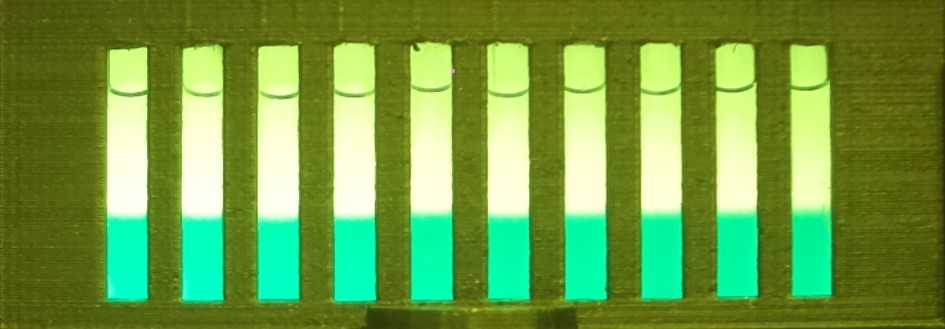
%> input picture gelb_adjust.jpg, 945 x 329 px
$ octave houghAlgo2.m   (GNU Octave 9; MATLAB toolbox functions it lacks are replaced by stand-ins)
%> lines starting %> are read from the running program, lines starting %| are printed output that depends on the picture; in (x1, y1, x2, y2) boxes, pixels count from 0 and x2, y2 are one past the last pixel; in counts of white or black regions, pixels touching at a corner belong together; the program's own positions count from 1
% read an image file
filename = "gelb_adjust.jpg";
    I  = imread(filename);
%> I is the input picture: size 329x945x3 uint8; mean R, G, B 113, 155.4, 69.7
    info = imfinfo(filename, 'jpg');
    % if the image is a color image, we need to convert it to grayscale
    if (strcmp(info,'truecolor') + strcmp(info, 'indexed')) > 0
        I = histeq(rgb2gray(I));
    end;
    thresh = graythresh(I);
%> thresh = 0.576
    Bimage = im2bw(I, thresh);
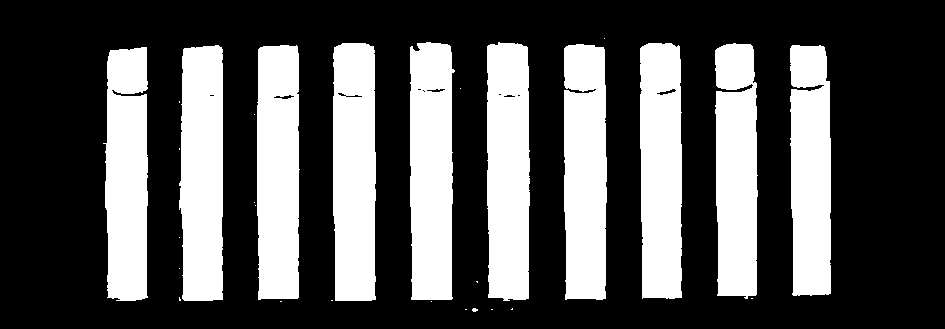
%> Bimage: size 329x945 logical; 33% white; 29 white regions (19 under 20 px), largest, box (x1, y1, x2, y2) and area: (333, 43, 376, 301) 10607, (410, 42, 455, 300) 10561, (487, 42, 530, 301) 10536
    Bimage = edge(Bimage,'canny');
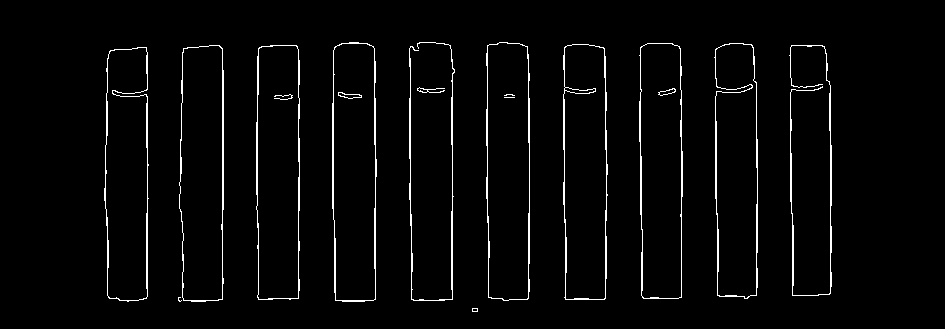
%> Bimage: size 329x945 logical; 2.9% white in thin lines or dots, all inside (x1, y1, x2, y2) = (104, 42, 832, 312)
    [H, T, R] = hough(Bimage);%,'RhoResolution',0.1,'Theta',[-90,0]);
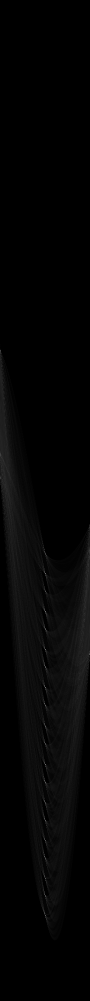
%> H: size 2001x180 double (shown at 1/2 size); min 0, max 252, mean 4.5
%> T = 180 values from -90 to 89; R = 2001 values from -1000 to 1000
    %[H,T,R] = hough(Bimage);
    imshow(H,[],'XData', T, 'YData', R, 'InitialMagnification', 'fit');
    xlabel('\theta'), ylabel('\rho');
    axis on, axis normal, hold on;
    P  = houghpeaks(H,10);%,'threshold',ceil(0.3*max(H(:))));
%> P = [1223 91; 1148 91; 1453 91; 1299 91; 1376 91; 1682 91; 1831 91; 1530 91; 1606 91; 1488 91]
    x = T(P(:,2)); y = R(P(:,1));
%> after `x = T(P(:,2))`: x = [0 0 0 0 0 0 0 0 0 0]
%> after `y = R(P(:,1))`: y = [222 147 452 298 375 681 830 529 605 487]
    plot(x,y,'o','color','red');
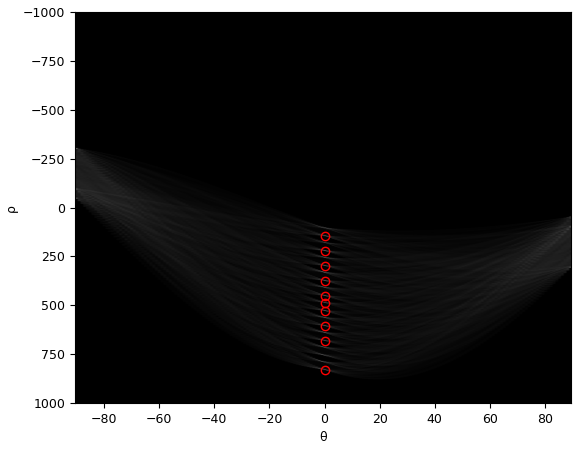
%> figure redrawn from the program's plot data
    % Find lines and plot them
    lines = houghlines(Bimage,T,R,P)%,'FillGap',100,'MinLength',5);
%> lines = 11 lines; longest, point1 to point2 (x, y): (223, 49) to (223, 300), (299, 50) to (299, 299), (148, 53) to (148, 297), (453, 60) to (453, 300), (376, 62) to (376, 300), (682, 67) to (682, 298)
    figure, imshow(I), hold on
    max_len = 0;
    for k = 1:length(lines)
        xy = [lines(k).point1; lines(k).point2];
        plot(xy(:,1),xy(:,2),'LineWidth',2,'Color','green');
        % Plot beginnings and ends of lines
        plot(xy(1,1),xy(1,2),'x','LineWidth',2,'Color','yellow');
        plot(xy(2,1),xy(2,2),'x','LineWidth',2,'Color','red');
        % Determine the endpoints of the longest line segment
        len = norm(lines(k).point1 - lines(k).point2);
        if ( len > max_len)
            max_len = len;
            xy_long = xy;
        end
    end
%> this loop made 11 passes
%> (len, max_len, xy_long) on pass 1: (251, 251, [223 49; 223 300])
%> (xy, len) on passes 2 to 7: ([148 53; 148 297], 244), ([453 60; 453 300], 240), ([299 50; 299 299], 249), ([376 62; 376 300], 238), ([682 67; 682 298], 231), ([831 86; 831 294], 208)
    % highlight the longest line segment
    plot(xy_long(:,1),xy_long(:,2),'LineWidth',2,'Color','blue');
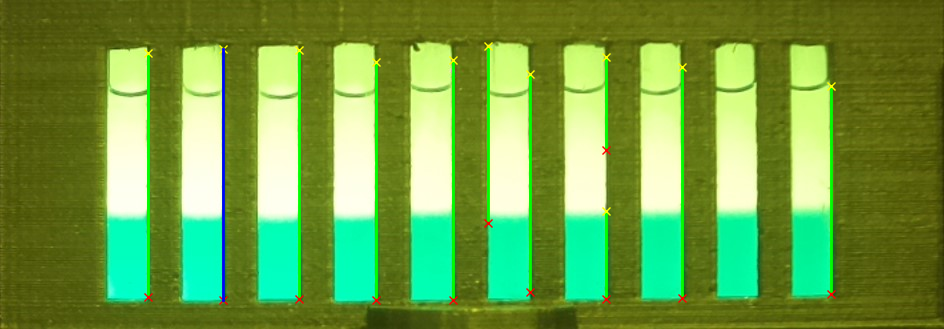
%> figure redrawn from the program's plot data

$ run again, with cutetNeuGelbFilterImage.jpg copied over gelb_adjust.jpg
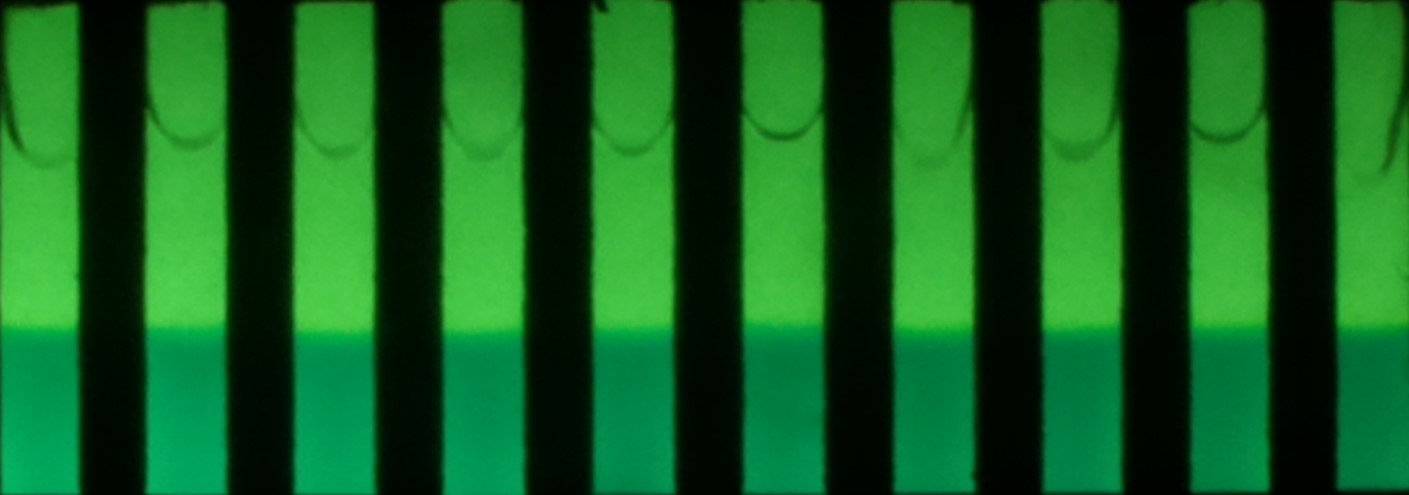
%> input picture cutetNeuGelbFilterImage.jpg, 1409 x 495 px
%> I is the input picture: size 495x1409x3 uint8; mean R, G, B 18.9, 92.9, 32.8
%> thresh = 0.341
%> `Bimage = im2bw(I, thresh);`:
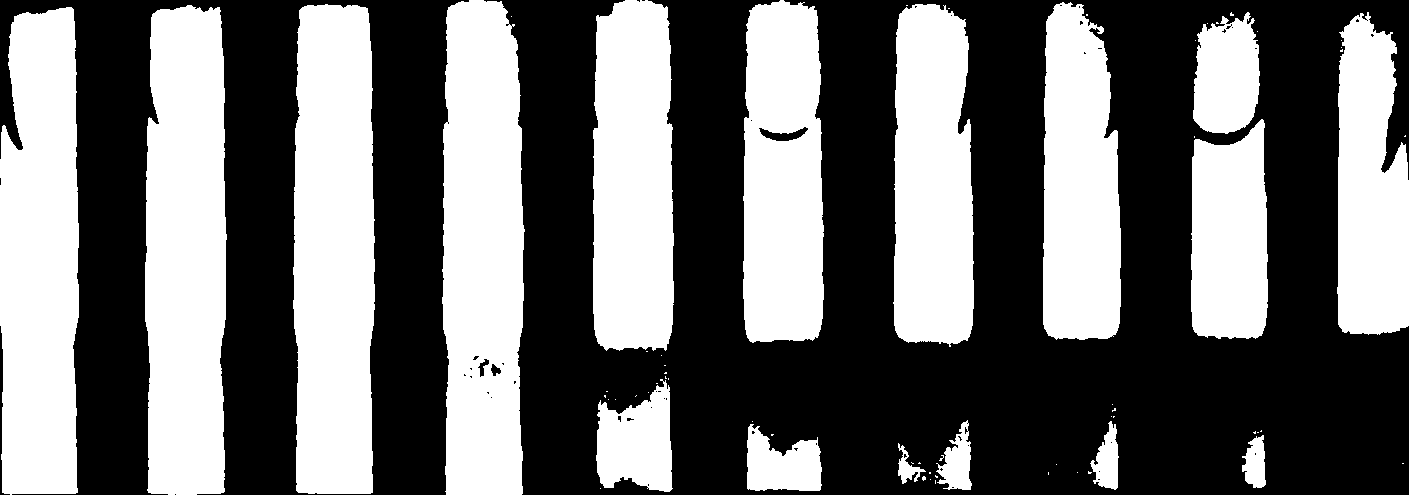
%> Bimage: size 495x1409 logical; 42.9% white; 67 white regions (50 under 20 px), largest, box (x1, y1, x2, y2) and area: (293, 4, 375, 494) 37298, (145, 5, 227, 495) 36899, (442, 0, 525, 495) 36823
%> T = 180 values from -90 to 89; R = 2987 values from -1493 to 1493
%> P = [1568 90; 1792 92; 1718 91; 1866 91; 2832 91; 2541 92; 2087 91; 1001 1; 2689 92; 1937 91]
%> x = [-1 1 0 0 0 1 0 -90 1 0]
%> y = [74 298 224 372 1338 1047 593 -493 1195 443]
%> lines = 20 lines; longest, point1 to point2 (x, y): (594, 130) to (594, 323), (1339, 90) to (1339, 280), (444, 127) to (444, 290), (225, 64) to (225, 210), (75, 16) to (77, 143), (373, 406) to (373, 493)
%> the loop `for k = 1:length(lines)` made 20 passes
%> (len, max_len, xy_long) on passes 1, 6, 11, 15: (127, 127, [75 16; 77 143]), (146, 146, [225 64; 225 210]), (190, 190, [1339 90; 1339 280]), (193, 193, [594 130; 594 323])
%> `plot(xy_long(:,1),xy_long(:,2),'LineWidth',2,'Color','blue');`:
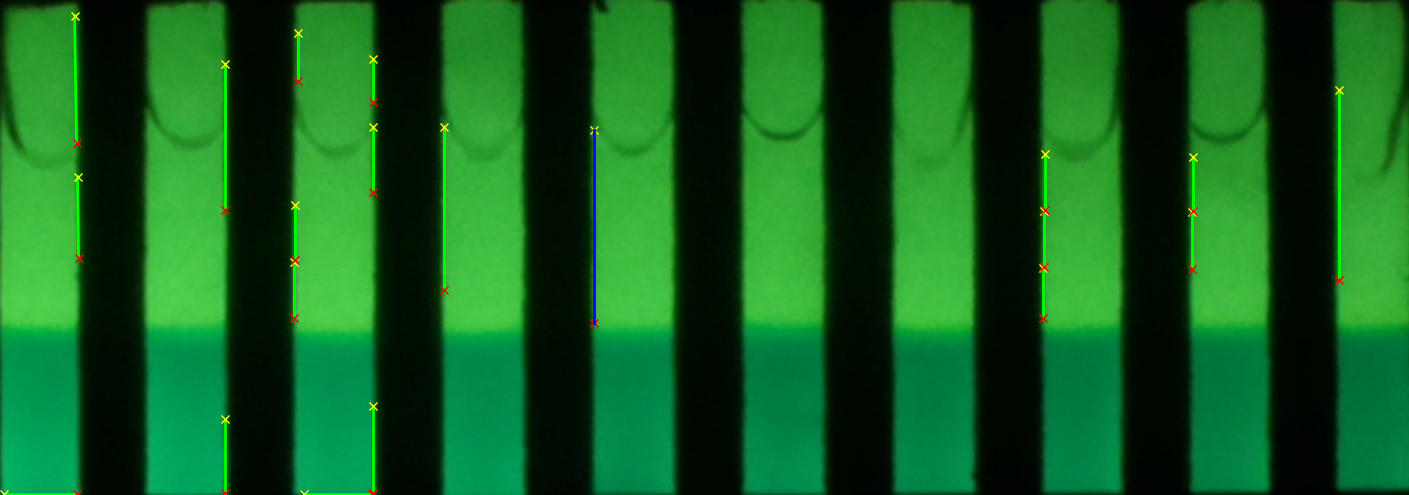
%> figure redrawn from the program's plot data
